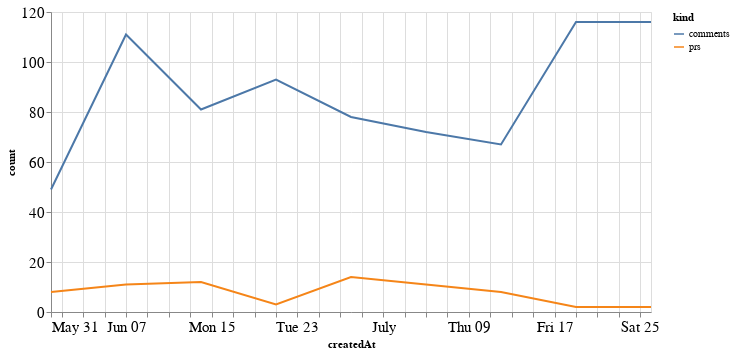

Here is the notebook cell this chart was saved with:
### Code cell
alt.Chart(total_time, width=600).mark_line().encode(
    x='createdAt',
    y='count',
    color='kind'
)

### Figure 1 — Vega-Lite specification as saved in the notebook (floating-point values rounded to 4 significant figures)
{"config": {"axisLeft": {"labelFontSize": 15}, "axisBottom": {"labelFontSize": 15}}, "data": {"name": "data-a2858bd2250b36bf1413789380f45d61"}, "mark": "line", "encoding": {"color": {"type": "nominal", "field": "kind"}, "x": {"type": "temporal", "field": "createdAt"}, "y": {"type": "quantitative", "field": "count"}}, "width": 600, "$schema": "https://vega.github.io/schema/vega-lite/v4.8.1.json", "datasets": {"data-a2858bd2250b36bf1413789380f45d61": [{"createdAt": "2020-05-31T00:00:00", "kind": "prs", "count": 8}, {"createdAt": "2020-06-07T00:00:00", "kind": "prs", "count": 11}, {"createdAt": "2020-06-14T00:00:00", "kind": "prs", "count": 12}, {"createdAt": "2020-06-21T00:00:00", "kind": "prs", "count": 3}, {"createdAt": "2020-06-28T00:00:00", "kind": "prs", "count": 14}, {"createdAt": "2020-07-05T00:00:00", "kind": "prs", "count": 11}, {"createdAt": "2020-07-12T00:00:00", "kind": "prs", "count": 8}, {"createdAt": "2020-07-19T00:00:00", "kind": "prs", "count": 2}, {"createdAt": "2020-07-26T00:00:00", "kind": "prs", "count": 2}, {"createdAt": "2020-05-31T00:00:00", "kind": "comments", "count": 49}, {"createdAt": "2020-06-07T00:00:00", "kind": "comments", "count": 111}, {"createdAt": "2020-06-14T00:00:00", "kind": "comments", "count": 81}, {"createdAt": "2020-06-21T00:00:00", "kind": "comments", "count": 93}, {"createdAt": "2020-06-28T00:00:00", "kind": "comments", "count": 78}, {"createdAt": "2020-07-05T00:00:00", "kind": "comments", "count": 72}, {"createdAt": "2020-07-12T00:00:00", "kind": "comments", "count": 67}, {"createdAt": "2020-07-19T00:00:00", "kind": "comments", "count": 116}, {"createdAt": "2020-07-26T00:00:00", "kind": "comments", "count": 116}]}}
